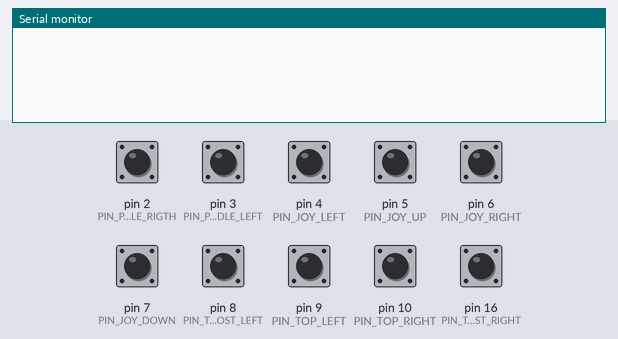
The sketch below on a simulated Arduino Leonardo, built with avr-gcc and run on an emulated ATmega32U4. Parts: the last lines printed to the serial monitor. Inputs (shaded band) come from the test bench; at power-on: pin 2 (PIN_PADDLE_RIGTH), pin 3 (PIN_PADDLE_LEFT), pin 4 (PIN_JOY_LEFT), pin 5 (PIN_JOY_UP), pin 6 (PIN_JOY_RIGHT), pin 7 (PIN_JOY_DOWN), pin 8 (PIN_TOP_MOST_LEFT), pin 9 (PIN_TOP_LEFT), pin 10 (PIN_TOP_RIGHT), pin 16 (PIN_TOP_MOST_RIGHT) HIGH. USB keyboard and mouse output is not drawn.

Above: at 1.2 s.
1.3 s: pin 2 (PIN_PADDLE_RIGTH) pulled LOW for 0.15 s
At 2.6 s:
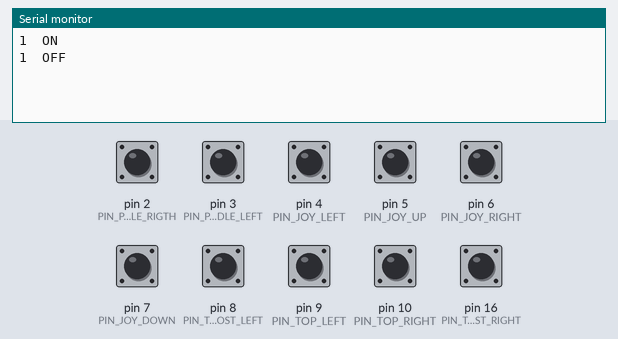
2.9 s: pin 3 (PIN_PADDLE_LEFT) pulled LOW for 0.15 s
At 3.04 s:
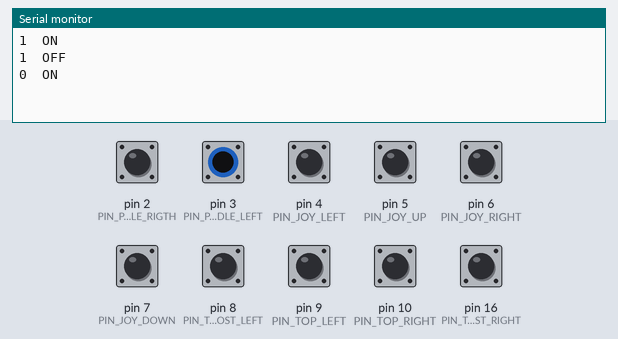
4.5 s: pin 4 (PIN_JOY_LEFT) pulled LOW for 0.15 s
At 5.2 s:
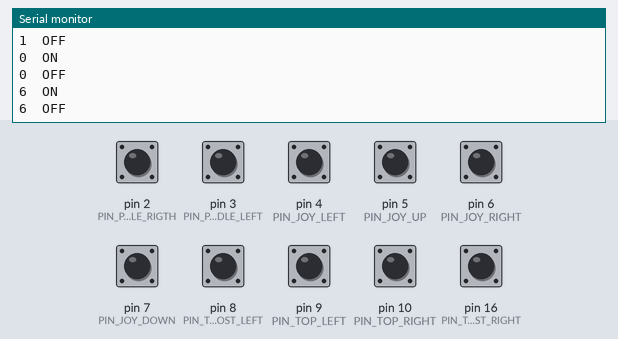
6.1 s: pin 5 (PIN_JOY_UP) pulled LOW for 0.15 s
At 7.4 s:
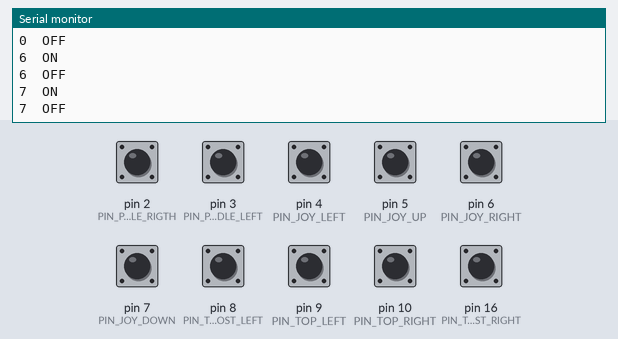
7.7 s: pin 6 (PIN_JOY_RIGHT) pulled LOW for 0.15 s
At 8.9 s:
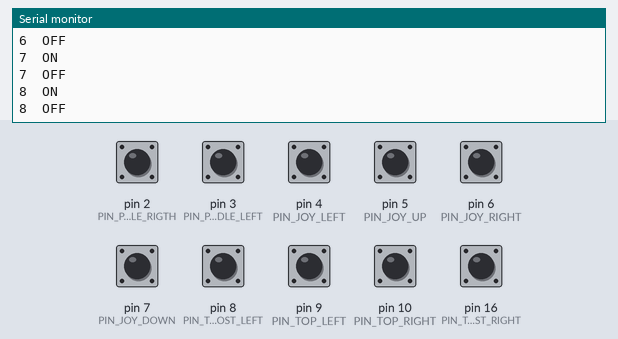
9.3 s: pin 7 (PIN_JOY_DOWN) pulled LOW for 0.15 s
At 10.1 s:
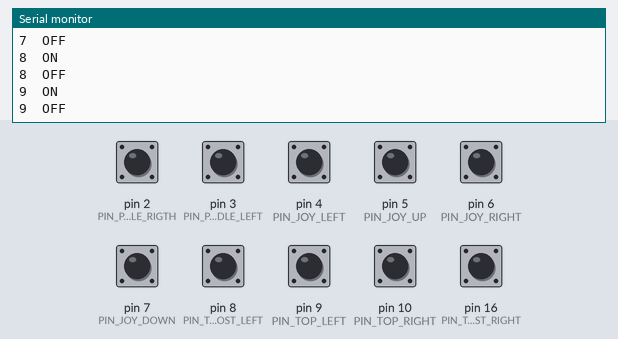
Timing chart, 0 to 11.9 s (numbered marks = the images above; inputs shaded):
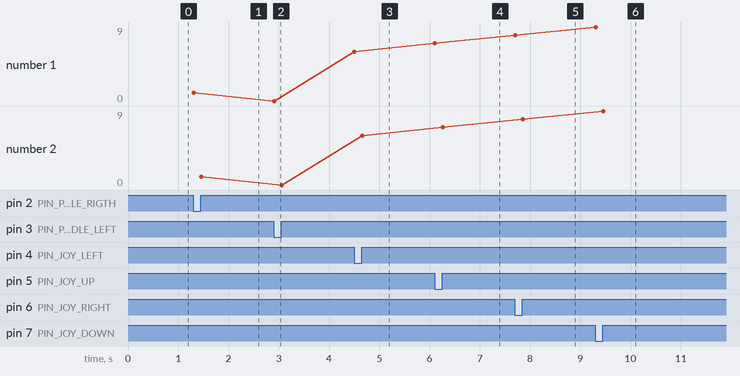

Measured:
- after the input at 1.3 s, the serial monitor: prints a new line at once (image 1)
- after the input at 2.9 s, the serial monitor: prints a new line at once (image 2)
- after the input at 4.5 s, the serial monitor: prints a new line at once (image 3)
- after the input at 6.1 s, the serial monitor: prints a new line at once (image 4)
- after the input at 7.7 s, the serial monitor: prints a new line at once (image 5)
- after the input at 9.3 s, the serial monitor: prints a new line at once (image 6)
- plotted number 1: 1 → 0 after the input at 2.9 s, 0 → 6 after the input at 4.5 s, 6 → 7 after the input at 6.1 s, 7 → 8 after the input at 7.7 s, 8 → 9 after the input at 9.3 s
- plotted number 2: 1 → 0 after the input at 2.9 s, 0 → 6 after the input at 4.5 s, 6 → 7 after the input at 6.1 s, 7 → 8 after the input at 7.7 s, 8 → 9 after the input at 9.3 s

The sketch:

WheelButtons.ino
```cpp
#include <Keyboard.h>
#include <Joystick.h>

#define BUTTON_FLAG_PADDLE_LEFT    0x0001
#define BUTTON_FLAG_PADDLE_RIGTH   0x0002
#define BUTTON_FLAG_TOP_MOST_LEFT  0x0004
#define BUTTON_FLAG_TOP_LEFT       0x0008
#define BUTTON_FLAG_TOP_MOST_RIGHT 0x0010
#define BUTTON_FLAG_TOP_RIGHT      0x0020
#define BUTTON_FLAG_JOY_LEFT       0x0040
#define BUTTON_FLAG_JOY_UP         0x0080
#define BUTTON_FLAG_JOY_RIGHT      0x0100
#define BUTTON_FLAG_JOY_DOWN       0x0200

// Alternative mode buttons
#define MODE_FLAG_0    BUTTON_FLAG_TOP_MOST_RIGHT
#define MODE_FLAG_1    BUTTON_FLAG_TOP_MOST_LEFT

// Button to pin Mapping
#define PIN_PADDLE_LEFT     3
#define PIN_PADDLE_RIGTH    2
#define PIN_TOP_MOST_LEFT   8
#define PIN_TOP_LEFT        9
#define PIN_TOP_MOST_RIGHT 16
#define PIN_TOP_RIGHT      10
#define PIN_JOY_LEFT        4
#define PIN_JOY_UP          5
#define PIN_JOY_RIGHT       6
#define PIN_JOY_DOWN        7

#define BUTTON_CNT         10
#define START_PIN           2

// Last state of the button
int lastButtonFlags = 0;
int lastButtonFlagsMom = 0;
int modeFlags = 0;

// Create the Joystick
Joystick_ Joystick(JOYSTICK_DEFAULT_REPORT_ID,
  JOYSTICK_TYPE_GAMEPAD, BUTTON_CNT, 0,
  false, false, false, false, false, false,
  false, false, false, false, false);

void setup() {
  // Initialize Button Pins
  pinMode(PIN_TOP_LEFT, INPUT_PULLUP);
  pinMode(PIN_TOP_MOST_LEFT, INPUT_PULLUP);
  pinMode(PIN_TOP_RIGHT, INPUT_PULLUP);
  pinMode(PIN_TOP_MOST_RIGHT, INPUT_PULLUP);
  pinMode(PIN_PADDLE_LEFT, INPUT_PULLUP);
  pinMode(PIN_PADDLE_RIGTH, INPUT_PULLUP);
  pinMode(PIN_JOY_LEFT, INPUT_PULLUP);
  pinMode(PIN_JOY_UP, INPUT_PULLUP);
  pinMode(PIN_JOY_RIGHT, INPUT_PULLUP);
  pinMode(PIN_JOY_DOWN, INPUT_PULLUP);

  // Initialize Joystick Library
  Joystick.begin();
  Serial.begin(9600);
}

void SendKeyboardKeyCombo(int key1, int key2) {
  Keyboard.press(key1);
  delay(200);
  Keyboard.press(key2);
  delay(200);
  Keyboard.releaseAll();
}

int readButtons() {
  // Read buttonIndex values
  int currentButtonFlags = 0;

  if (!digitalRead(PIN_TOP_LEFT)) {
    currentButtonFlags |= BUTTON_FLAG_TOP_LEFT;
    //Serial.write("BUTTON_FLAG_TOP_LEFT\n");
  }
  if (!digitalRead(PIN_TOP_MOST_LEFT)) {
    currentButtonFlags |= BUTTON_FLAG_TOP_MOST_LEFT;
    //Serial.write("BUTTON_FLAG_TOP_MOST_LEFT\n");
  }
  if (!digitalRead(PIN_TOP_RIGHT)) {
    currentButtonFlags |= BUTTON_FLAG_TOP_RIGHT;
    //Serial.write("BUTTON_FLAG_PADDLE_RIGTH\n");
  }
  if (!digitalRead(PIN_TOP_MOST_RIGHT)) {
    currentButtonFlags |= BUTTON_FLAG_TOP_MOST_RIGHT;
    //Serial .write("BUTTON_FLAG_TOP_MOST_RIGHT\n");
  }
  if (!digitalRead(PIN_PADDLE_LEFT)) {
    currentButtonFlags |= BUTTON_FLAG_PADDLE_LEFT;
    //Serial.write("BUTTON_FLAG_PADDLE_LEFT\n");
  }
  if (!digitalRead(PIN_PADDLE_RIGTH)) {
    currentButtonFlags |= BUTTON_FLAG_PADDLE_RIGTH;
    //Serial.write("BUTTON_FLAG_PADDLE_RIGTH\n");
  }
  if (!digitalRead(PIN_JOY_LEFT)) {
    currentButtonFlags |= BUTTON_FLAG_JOY_LEFT;
    //Serial.write("BUTTON_FLAG_JOY_LEFT\n");
  }
  if (!digitalRead(PIN_JOY_UP)) {
    currentButtonFlags |= BUTTON_FLAG_JOY_UP;
    //Serial.write("BUTTON_FLAG_JOY_UP\n");
  }
  if (!digitalRead(PIN_JOY_RIGHT)) {
    currentButtonFlags |= BUTTON_FLAG_JOY_RIGHT;
    //Serial.write("BUTTON_FLAG_JOY_RIGHT\n");
  }
  if (!digitalRead(PIN_JOY_DOWN)) {
    currentButtonFlags |= BUTTON_FLAG_JOY_DOWN;
    //Serial.write("BUTTON_FLAG_JOY_DOWN\n");
  }

  return currentButtonFlags;
}

void loop() {
  int currentButtonFlags = readButtons();

  //Filter out very short pesses
  if (lastButtonFlagsMom != currentButtonFlags) {
    lastButtonFlagsMom = currentButtonFlags;
    delay(5);
    return;
  }

  modeFlags = currentButtonFlags & (MODE_FLAG_0 | MODE_FLAG_1);

  // Set joystick button values
  for (int buttonNr = 0; buttonNr < BUTTON_CNT; buttonNr++) {

    int flagMask = 0x0001 << buttonNr;
    int currentFlag = currentButtonFlags & flagMask;
    if (currentFlag != (lastButtonFlags & flagMask)) {

      if (modeFlags & MODE_FLAG_0) {
        switch (currentFlag) {
          case BUTTON_FLAG_JOY_LEFT:
            Keyboard.write(KEY_LEFT_ARROW);
            continue;
          case BUTTON_FLAG_JOY_UP:
            Keyboard.write(KEY_UP_ARROW);
            continue;
          case BUTTON_FLAG_JOY_RIGHT:
            Keyboard.write(KEY_RIGHT_ARROW);
            continue;
          case BUTTON_FLAG_JOY_DOWN:
            Keyboard.write(KEY_DOWN_ARROW);
            continue;
          case BUTTON_FLAG_TOP_MOST_LEFT:
            SendKeyboardKeyCombo(KEY_LEFT_CTRL,' ');
            continue;
          default:
            break;
        }
      }
      else if (modeFlags & MODE_FLAG_1) {
        switch (currentFlag) {
          case BUTTON_FLAG_JOY_LEFT:
            // Teleport to pit and open setup screen
            SendKeyboardKeyCombo(KEY_LEFT_CTRL,'v');
            continue;
          case BUTTON_FLAG_JOY_UP:
            // Running start
            SendKeyboardKeyCombo(KEY_LEFT_CTRL,'y');
            continue;
          case BUTTON_FLAG_JOY_RIGHT:
            // Session restart
            if (BUTTON_FLAG_PADDLE_LEFT == (currentButtonFlags & BUTTON_FLAG_PADDLE_LEFT)) {
              SendKeyboardKeyCombo(KEY_LEFT_CTRL,'n');
            }
            continue;
          case BUTTON_FLAG_JOY_DOWN:
            // Exit the game
            if (BUTTON_FLAG_PADDLE_LEFT == (currentButtonFlags & BUTTON_FLAG_PADDLE_LEFT)) {
              SendKeyboardKeyCombo(KEY_LEFT_CTRL,'e');
            }
            continue;
          default:
            break;
        }
      }

      Serial.write(48+buttonNr);
      Serial.write("\t");
      if (currentFlag) {
        Joystick.setButton(buttonNr, 1);
        Serial.write("ON\n");
      }
      else {
        Joystick.setButton(buttonNr, 0);
        Serial.write("OFF\n");
      }
    }
  }

  if (lastButtonFlags == currentButtonFlags) {
    delay(5);
  }
  else {
    lastButtonFlags = currentButtonFlags;
    delay(50);
  }
}
```
